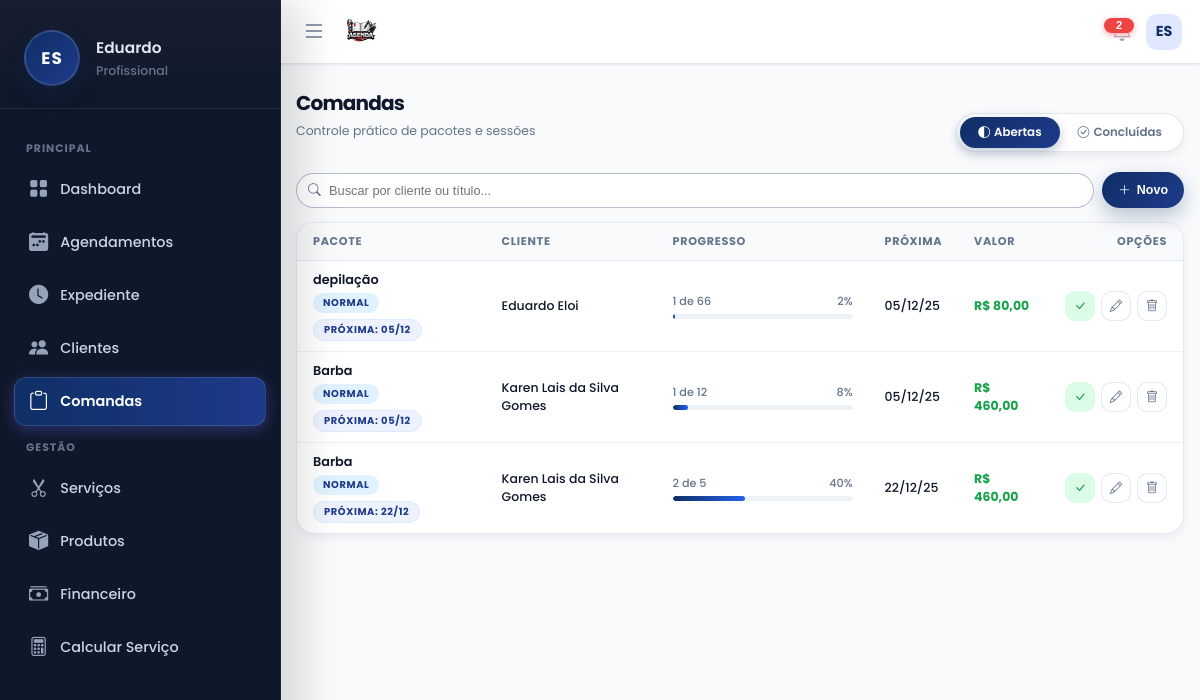
/pages/comandas/comandas.php (signed in), run on the app's committed database.
### tables this page shows
CREATE TABLE usuarios (
        id INTEGER PRIMARY KEY AUTOINCREMENT,
        nome TEXT, email TEXT, telefone TEXT, foto TEXT, biografia TEXT,
        cep TEXT, endereco TEXT, numero TEXT, bairro TEXT, cidade TEXT, estado TEXT,
        criado_em DATETIME DEFAULT CURRENT_TIMESTAMP
    , senha TEXT, estabelecimento TEXT, cor_tema TEXT DEFAULT '#4f46e5', ultimo_login DATETIME, ativo INTEGER DEFAULT 1, data_expiracao DATE, is_vitalicio INTEGER DEFAULT 0, quem_indicou TEXT, valor_mensalidade REAL DEFAULT 19.90, indicado_por TEXT, valor_mensal REAL DEFAULT 19.90, token_recuperacao TEXT, token_validade DATETIME, tipo_estabelecimento TEXT DEFAULT 'Salão de Beleza', instagram TEXT, cpf TEXT, lembrete_email_ativo INTEGER DEFAULT 0, lembrete_email_tempo INTEGER DEFAULT 4, lembrete_email_unidade TEXT DEFAULT 'horas', lembrete_email_cliente INTEGER DEFAULT 1, lembrete_email_confirmar INTEGER DEFAULT 0, lembrete_email_outro TEXT, lembrete_email_copia INTEGER DEFAULT 0, agendamento_min_antecedencia INTEGER DEFAULT 4, agendamento_min_unidade TEXT DEFAULT 'horas', receber_email_diario INTEGER DEFAULT 0, is_teste INTEGER DEFAULT 0, vendedor_id INTEGER);

CREATE TABLE comandas (
        id INTEGER PRIMARY KEY AUTOINCREMENT,
        user_id INTEGER NOT NULL,
        tipo TEXT DEFAULT 'normal', -- normal ou pacote
        descricao TEXT,
        cliente_id INTEGER,
        cliente_nome TEXT,
        data_inicio DATE NOT NULL,
        data_fim DATE,
        proxima_data DATE,
        numero_atendimentos INTEGER DEFAULT 0,
        total_recorrencias INTEGER DEFAULT 1,
        valor_total REAL DEFAULT 0,
        valor_pago REAL DEFAULT 0,
        desconto_tipo TEXT DEFAULT 'valor', -- valor ou porcentagem
        desconto_valor REAL DEFAULT 0,
        valor_liquido REAL DEFAULT 0,
        servico_id INTEGER,
        servico_nome TEXT,
        pacote_id INTEGER,
        pacote_nome TEXT,
        status TEXT DEFAULT 'aberta', -- aberta, fechada, cancelada
        criado_em DATETIME DEFAULT CURRENT_TIMESTAMP
    , titulo TEXT, qtd_total INTEGER DEFAULT 1, created_at DATETIME DEFAULT CURRENT_TIMESTAMP, frequencia TEXT DEFAULT 'unico');

### pages/comandas/comandas.php (the view, shortened to what this page needs)
<?php
require_once __DIR__ . '/../../includes/db.php';
$uid = (int)$_SESSION['user_id'];
$filtro_status = $_GET['tab'] ?? 'aberta';
$busca         = trim($_GET['q'] ?? '');
$sql = "SELECT c.*, cli.nome AS c_nome, s.nome AS servico_nome,
        (SELECT COUNT(*) FROM comanda_itens WHERE comanda_id = c.id AND status = 'realizado') AS feitos,
        (SELECT data_prevista FROM comanda_itens WHERE comanda_id = c.id AND status = 'pendente' ORDER BY data_prevista ASC LIMIT 1) AS proxima
        FROM comandas c
        JOIN clientes cli ON c.cliente_id = cli.id
        LEFT JOIN servicos s ON c.servico_id = s.id
        WHERE c.user_id = :uid AND c.status = :status";
$sql .= " ORDER BY c.data_inicio DESC";
$stmt = $pdo->prepare($sql);
$stmt->bindValue(':uid', $uid);
$stmt->bindValue(':status', $filtro_status);
$stmt->execute();
$lista = $stmt->fetchAll(PDO::FETCH_ASSOC);
include '../../includes/header.php';
include '../../includes/menu.php';
?>
<link rel="stylesheet" href="https://cdn.jsdelivr.net/npm/bootstrap-icons@1.10.5/font/bootstrap-icons.css">
<div class="app-container">
    <div class="app-header">
        <div class="page-title">
            <h1>Comandas</h1>
            <p>Controle prático de pacotes e sessões</p>
        </div>
        <div class="tabs-pill">
            <a href="?tab=aberta" class="tab-link <?= $filtro_status=='aberta'?'active':'' ?>">
                <i class="bi bi-circle-half"></i> Abertas
            </a>
            <a href="?tab=fechada" class="tab-link <?= $filtro_status=='fechada'?'active':'' ?>">
                <i class="bi bi-check-circle"></i> Concluídas
            </a>
        </div>
    </div>
    <div class="controls-row">
        <form style="flex:1; display:flex;" method="GET">
            <div class="search-wrapper">
                <i class="bi bi-search"></i>
                <input type="text" name="q" value="<?= htmlspecialchars($busca) ?>" placeholder="Buscar por cliente ou título..." class="search-input">
            </div>
        </form>
        <button type="button" class="btn-gradient" onclick="abrirModal('modalNova')">
            <i class="bi bi-plus-lg"></i> Novo
        </button>
    </div>
    <div class="desktop-table">
        <table>
            <thead>
                <tr>
                    <th>Pacote</th>
                    <th>Cliente</th>
                    <th>Progresso</th>
                    <th>Próxima</th>
                    <th>Valor</th>
                    <th style="text-align:right">Opções</th>
                </tr>
            </thead>
            <tbody>
                <?php foreach($lista as $c):
                    $percent = ($c['qtd_total'] > 0) ? ($c['feitos'] / $c['qtd_total']) * 100 : 0;
                    $percent = min(100, max(0, $percent));
                    $dataJson = htmlspecialchars(json_encode($c), ENT_QUOTES, 'UTF-8');
                ?>
                <tr>
                    <td>
                        <div style="font-weight:600; color:var(--text-main); font-size:0.8rem;"><?= htmlspecialchars($c['titulo']) ?></div>
                        <div style="display:flex; gap:6px; align-items:center; margin-top:4px; flex-wrap:wrap;">
                            <span class="badge-pill badge-<?= $c['tipo']=='pacote'?'orange':'blue' ?>"><?= ucfirst($c['tipo']) ?></span>
                            <span class="badge-pill badge-next">
                                Próxima: <?= $c['proxima'] ? date('d/m', strtotime($c['proxima'])) : '--' ?>
                            </span>
                        </div>
                    </td>
                    <td><?= htmlspecialchars($c['c_nome']) ?></td>
                    <td style="width:180px;">
                        <div style="display:flex; justify-content:space-between; font-size:0.7rem; color:var(--text-muted); margin-bottom:3px;">
                            <span><?= $c['feitos'] ?> de <?= $c['qtd_total'] ?></span>
                            <span><?= round($percent) ?>%</span>
                        </div>
                        <div class="prog-bar">
                            <div class="prog-fill <?= $percent>=100?'finished':'' ?>" style="width: <?= $percent ?>%"></div>
                        </div>
                    </td>
                    <td>
                        <?= $c['proxima'] ? date('d/m/y', strtotime($c['proxima'])) : '<span class="text-muted">--</span>' ?>
                    </td>
                    <td style="font-weight:700; color:var(--success);">R$ <?= number_format($c['valor_total'], 2, ',', '.') ?></td>
                    <td>
                        <div style="display:flex; justify-content:flex-end; gap:6px;">
                            <?php if($c['status'] == 'aberta'): ?>
                                <button
                                    onclick="abrirConfirmacao(<?= $c['id'] ?>, '<?= htmlspecialchars($c['c_nome'], ENT_QUOTES) ?>', <?= $c['feitos'] ?>, <?= $c['qtd_total'] ?>)"
                                    class="btn-icon"
                                    style="color:var(--success); border-color:var(--success-bg); background:var(--success-bg);"
                                    title="Confirmar próxima sessão">
                                    <i class="bi bi-check-lg"></i>
                                </button>
                            <?php endif; ?>
                            <button onclick='editarComanda(<?= $dataJson ?>)' class="btn-icon" title="Editar título">
                                <i class="bi bi-pencil"></i>
                            </button>
                            <button onclick="excluirComanda(<?= $c['id'] ?>)" class="btn-icon del" title="Excluir comanda">
                                <i class="bi bi-trash"></i>
                            </button>
                        </div>
                    </td>
                </tr>
                <?php endforeach; ?>
            </tbody>
        </table>
    </div>
</div>

### includes/menu.php (shortened to what this page needs)
<?php
$isProd = isset($_SERVER['HTTP_HOST']) && $_SERVER['HTTP_HOST'] === 'salao.develoi.com';
$notificacoesNaoLidas = 0;
if (isset($pdo) && isset($_SESSION['user_id'])) {
    $stmtNotif = $pdo->prepare("SELECT id, type, message, link, created_at FROM notifications WHERE user_id = ? AND is_read = 0 ORDER BY created_at DESC LIMIT 10");
    $stmtNotif->execute([$_SESSION['user_id']]);
    $notificacoesLista = $stmtNotif->fetchAll(PDO::FETCH_ASSOC);
    $notificacoesNaoLidas = count($notificacoesLista);
}
$userRole  = 'Profissional';
$iniciais  = 'V';
$firstName = 'Visitante';
if (isset($pdo) && isset($_SESSION['user_id'])) {
    $stmtUser = $pdo->prepare("SELECT nome, email, estabelecimento FROM usuarios WHERE id = ? LIMIT 1");
    $stmtUser->execute([$_SESSION['user_id']]);
    $dadoUsuario = $stmtUser->fetch(PDO::FETCH_ASSOC);
    if ($dadoUsuario && !empty($dadoUsuario['nome'])) {
        $userName = $dadoUsuario['nome'];
        $partesNome = explode(' ', trim($userName));
        $firstName  = $partesNome[0];
        $primeiraLetra = mb_substr($partesNome[0], 0, 1);
        $ultimaLetra   = '';
        if (count($partesNome) > 1) {
            $ultimoNome  = end($partesNome);
            $ultimaLetra = mb_substr($ultimoNome, 0, 1);
        }
        $iniciais = strtoupper($primeiraLetra . $ultimaLetra);
    }
}
function isActive($pageName)
{
    return basename($_SERVER['PHP_SELF']) === $pageName ? 'active' : '';
}
?>
<link rel="stylesheet" href="https://cdn.jsdelivr.net/npm/bootstrap-icons@1.11.3/font/bootstrap-icons.min.css">
<nav class="app-navbar">
    <div style="display:flex; align-items:center; gap:12px;">
        <button class="menu-btn" id="openMenuBtn" type="button">
            <i class="bi bi-list"></i>
        </button>
        <?php
        if ($isProd) {
            $logoUrl = 'https://salao.develoi.com/img/logo-azul.png';
            $dashboardUrl = '/dashboard';
        } else {
            $host = $_SERVER['HTTP_HOST'];
            $logoUrl = "http://{$host}/karen_site/controle-salao/img/logo-azul.png";
            $dashboardUrl = '/karen_site/controle-salao/pages/dashboard.php';
        }
        ?>
        <a href="<?php echo $dashboardUrl; ?>" class="brand-logo">
            <img src="<?php echo $logoUrl; ?>"
                 alt="Logo Salão Develoi"
                 style="height:38px; width:auto; display:inline-block; vertical-align:middle;">
        </a>
    </div>
    <div style="display:flex; align-items:center; gap:10px;">
        <div style="position:relative;">
            <button class="icon-btn" id="notificBtn" type="button" aria-label="Notificações" style="position:relative;">
                <?php if ($notificacoesNaoLidas > 0): ?>
                    <span id="notif-badge" style="position:absolute;top:2px;right:2px;background:#ef4444;color:#fff;font-size:0.7rem;padding:2px 6px;border-radius:999px;font-weight:700;min-width:18px;text-align:center;line-height:1;box-shadow:0 2px 6px #fca5a5;z-index:2;">
                        <?php echo $notificacoesNaoLidas; ?>
                    </span>
                <?php endif; ?>
            </button>
        </div>
        <div style="position:relative;">
            <div class="navbar-avatar" id="userAvatarBtn">
                <?php echo $iniciais; ?>
            </div>
        </div>
    </div>
</nav>
<aside class="app-sidebar" id="sidebar">
    <div class="sidebar-header">
        <div class="avatar-circle">
            <?php echo $iniciais; ?>
        </div>
        <div class="user-info">
            <h4><?php echo htmlspecialchars($firstName); ?></h4>
            <span><?php echo htmlspecialchars($userRole); ?></span>
        </div>
    </div>
    <ul class="sidebar-menu">
        <div class="menu-label">Principal</div>
        <li>
            <a href="<?php echo $isProd ? '/dashboard' : '/karen_site/controle-salao/pages/dashboard.php'; ?>"
               class="sidebar-link <?php echo isActive('dashboard.php'); ?>">
                <i class="bi bi-grid-fill"></i> <span class="menu-text">Dashboard
            </span></a>
        </li>
        <li>
            <a href="<?php echo $isProd ? '/agenda' : '/karen_site/controle-salao/pages/agenda/agenda.php'; ?>"
               class="sidebar-link <?php echo isActive('agenda.php'); ?>">
                <i class="bi bi-calendar2-week-fill"></i> <span class="menu-text">Agendamentos
            </span></a>
        </li>
        <li>
            <a href="<?php echo $isProd ? '/horarios' : '/karen_site/controle-salao/pages/horarios/horarios.php'; ?>"
               class="sidebar-link <?php echo isActive('horarios.php'); ?>">
                <i class="bi bi-clock-fill"></i> <span class="menu-text">Expediente
            </span></a>
        </li>
        <li>
            <a href="<?php echo $isProd ? '/clientes' : '/karen_site/controle-salao/pages/clientes/clientes.php'; ?>"
               class="sidebar-link <?php echo isActive('clientes.php'); ?>">
                <i class="bi bi-people-fill"></i> <span class="menu-text">Clientes
            </span></a>
        </li>
        <li>
            <a href="<?php echo $isProd ? '/comandas' : '/karen_site/controle-salao/pages/comandas/comandas.php'; ?>"
               class="sidebar-link <?php echo isActive('comandas.php'); ?>">
                <i class="bi bi-clipboard"></i> <span class="menu-text">Comandas
            </span></a>
        </li>
        <div class="menu-label">Gestão</div>
        <li>
            <a href="<?php echo $isProd ? '/servicos' : '/karen_site/controle-salao/pages/servicos/servicos.php'; ?>"
               class="sidebar-link <?php echo isActive('servicos.php'); ?>">
                <i class="bi bi-scissors"></i> <span class="menu-text">Serviços
            </span></a>
        </li>
        <li>
            <a href="<?php echo $isProd ? '/produtos-estoque' : '/karen_site/controle-salao/pages/produtos-estoque/produtos-estoque.php'; ?>"
               class="sidebar-link <?php echo isActive('produtos-estoque.php'); ?>">
                <i class="bi bi-box-seam-fill"></i> <span class="menu-text">Produtos
            </span></a>
        </li>
        <li>
            <a href="<?php echo $isProd ? '/financeiro' : '/karen_site/controle-salao/pages/financeiro/financeiro.php'; ?>"
               class="sidebar-link <?php echo isActive('financeiro.php'); ?>">
                <i class="bi bi-cash-stack"></i> <span class="menu-text">Financeiro
            </span></a>
        </li>
        <li>
            <a href="<?php echo $isProd ? '/calcular-servico' : '/karen_site/controle-salao/pages/calcular-servico/calcular-servico.php'; ?>"
               class="sidebar-link <?php echo isActive('calcular-servico.php'); ?>">
                <i class="bi bi-calculator"></i> <span class="menu-text">Calcular Serviço
            </span></a>
        </li>
    </ul>
</aside>

### data on the page
usuarios: nome "ES", nome "Eduardo"
comandas: titulo "depilação", tipo "NORMAL", proxima "05/12", c_nome "Eduardo Eloi", feitos "1", qtd_total "66", percent "2", proxima "05/12/25", valor_total "80,00"
comandas: titulo "Barba", tipo "NORMAL", proxima "05/12", c_nome "Karen Lais da Silva Gomes", feitos "1", qtd_total "12", percent "8", proxima "05/12/25", valor_total "460,00"
comandas: titulo "Barba", tipo "NORMAL", proxima "22/12", c_nome "Karen Lais da Silva Gomes", feitos "2", qtd_total "5", percent "40", proxima "22/12/25", valor_total "460,00"

### other printed values
$notificacoesNaoLidas "2"
$userRole "Profissional"
